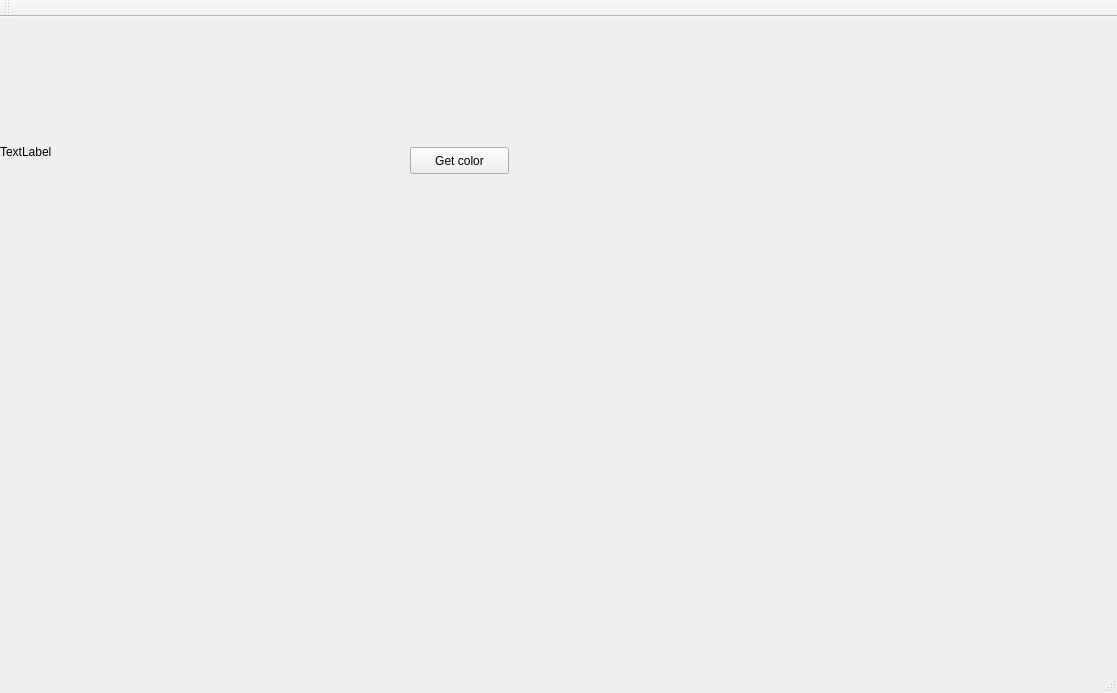
<?xml version="1.0" encoding="UTF-8"?>
<ui version="4.0">
 <class>MainWindow</class>
 <widget class="QMainWindow" name="MainWindow">
  <property name="geometry">
   <rect>
    <x>0</x>
    <y>0</y>
    <width>1117</width>
    <height>693</height>
   </rect>
  </property>
  <property name="windowTitle">
   <string>MainWindow</string>
  </property>
  <widget class="QWidget" name="centralWidget">
   <widget class="QPushButton" name="pushButton">
    <property name="geometry">
     <rect>
      <x>410</x>
      <y>130</y>
      <width>99</width>
      <height>27</height>
     </rect>
    </property>
    <property name="text">
     <string>Get color</string>
    </property>
   </widget>
   <widget class="QLabel" name="label">
    <property name="geometry">
     <rect>
      <x>0</x>
      <y>-31</y>
      <width>300</width>
      <height>331</height>
     </rect>
    </property>
    <property name="text">
     <string>TextLabel</string>
    </property>
   </widget>
  </widget>
  <widget class="QMenuBar" name="menuBar">
   <property name="geometry">
    <rect>
     <x>0</x>
     <y>0</y>
     <width>1117</width>
     <height>25</height>
    </rect>
   </property>
  </widget>
  <widget class="QToolBar" name="mainToolBar">
   <attribute name="toolBarArea">
    <enum>TopToolBarArea</enum>
   </attribute>
   <attribute name="toolBarBreak">
    <bool>false</bool>
   </attribute>
  </widget>
  <widget class="QStatusBar" name="statusBar"/>
 </widget>
 <layoutdefault spacing="6" margin="11"/>
 <resources/>
 <connections/>
</ui>
